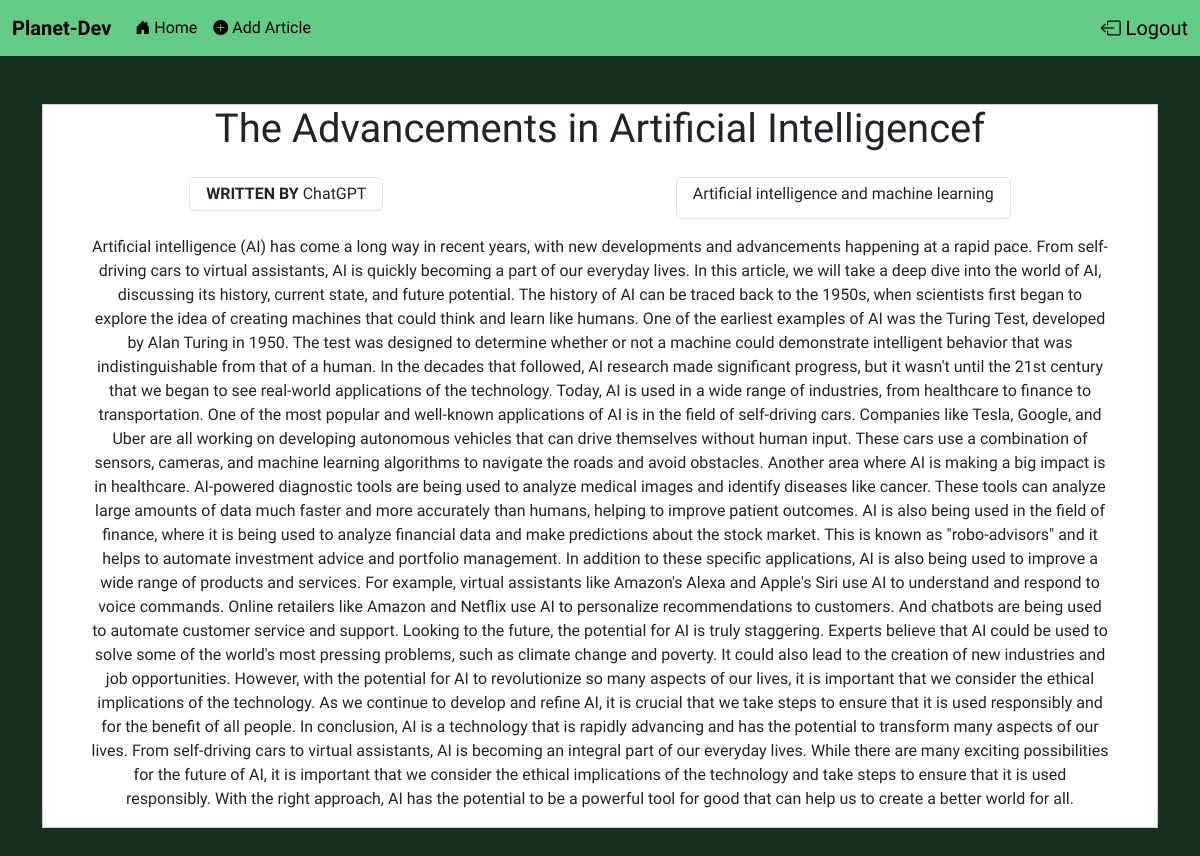
The page /view/article/ViewArticle.php?id=41 (signed in) on the database its author committed.
### tables this page shows
CREATE TABLE IF NOT EXISTS `articles` (
  `id` int(11) NOT NULL AUTO_INCREMENT,
  `title` varchar(255) DEFAULT NULL,
  `article` text,
  `categorie` int(11) DEFAULT NULL,
  `author` varchar(255) DEFAULT NULL,
  PRIMARY KEY (`id`),
  KEY `categorie` (`categorie`)
);

CREATE TABLE IF NOT EXISTS `categories` (
  `id` int(11) NOT NULL AUTO_INCREMENT,
  `name` varchar(255) DEFAULT NULL,
  PRIMARY KEY (`id`)
);

### classes/article.php (called while the page is built, shortened)
<?php
include_once __DIR__ . "\db.php";
class Article{
    public static function getSpecData($id){
        $db = new DbConnect();
        $sql = "SELECT * FROM articles, categories WHERE articles.id = '$id' and categories.id = articles.categorie;";
        $exec = $db->connect_pdo()->query($sql);
        $data = $exec->fetch();
        return $data;
    }
}

### classes/db.php (called while the page is built, shortened)
<?php
class DbConnect{
    private $host = "localhost";
    private $db_name = "articles";
    private $user_name = "root";
    private $password = "";
    function connect_pdo(){
        try {
            $this->conn = new PDO("mysql:host=".$this->host.";dbname=".$this->db_name, $this->user_name, $this->password);
            return $this->conn;
        } catch (PDOException $err) {
            echo "Connection Error -->> ",$err->getMessage();
            echo "<br>Error Code -->> ",$err->getCode();
            echo "<br>Error occur in File -->> ",$err->getFile();
            echo "<br>Error occur on Line no -->> ",$err->getLine();
            $this->conn = null;
        }
    }
}

### script/article/getSpecData.php (called while the page is built)
<?php
include "../../classes/article.php";
$data1 = Article::getSpecData($_GET['id']);

### view/article/ViewArticle.php (the view, shortened to what this page needs)
<?php
    include_once "../../script/article/getSpecData.php";
?>
<!DOCTYPE html>
<html lang="en">
<head>
    <link href="https://cdn.jsdelivr.net/npm/bootstrap@5.3.0-alpha1/dist/css/bootstrap.min.css" rel="stylesheet">
    <link rel="stylesheet" href="../../assets/styles/style.css">
</head>
<body>
    <?php include '../includes/navbar.php';?>
    <div class="container vh-75 d-flex justify-content-center align-items-center my-5">
        <div class="card w-100 text-center rounded-0">
            <h1><?=$data1['title']?></h1>
            <div class="d-flex w-100 justify-content-around my-3 flex-wrap">
                <span class="border px-3 py-1 rounded mb-2"><strong>WRITTEN BY</strong> <?=$data1['author']?></span>
                <span class="border px-3 py-1 rounded"><?=$data1['name']?></span>
            </div>
            <p class="px-5"><?=$data1['article']?></p>
        </div>
    </div>
</body>
</html>

### assets/styles/style.css (style rules this page uses)
body { background-color: #172f1e; font-family: 'Sofia Sans', sans-serif; }

### rows shown on the page
articles: title "The Advancements in Artificial Intelligencef", author "ChatGPT", categorie.name "Artificial intelligence and machine learning", article "Artificial intelligence (AI) has come a long way in recent years, with new developments and advancements happening at a rapid pace. From self-driving cars to virtual assistants, AI is quickly becoming a part of our everyday lives. In this article, we will take a deep dive into the world of AI, discussing its history, current state, and future potential. The history of AI can be traced back to the 1950s, when scientists first began to explore the idea of creating machines that could think and learn like humans. One of the earliest examples of AI was the Turing Test, developed by Alan Turing in 1950. The test was designed to determine whether or not a machine could demonstrate intelligent…"
